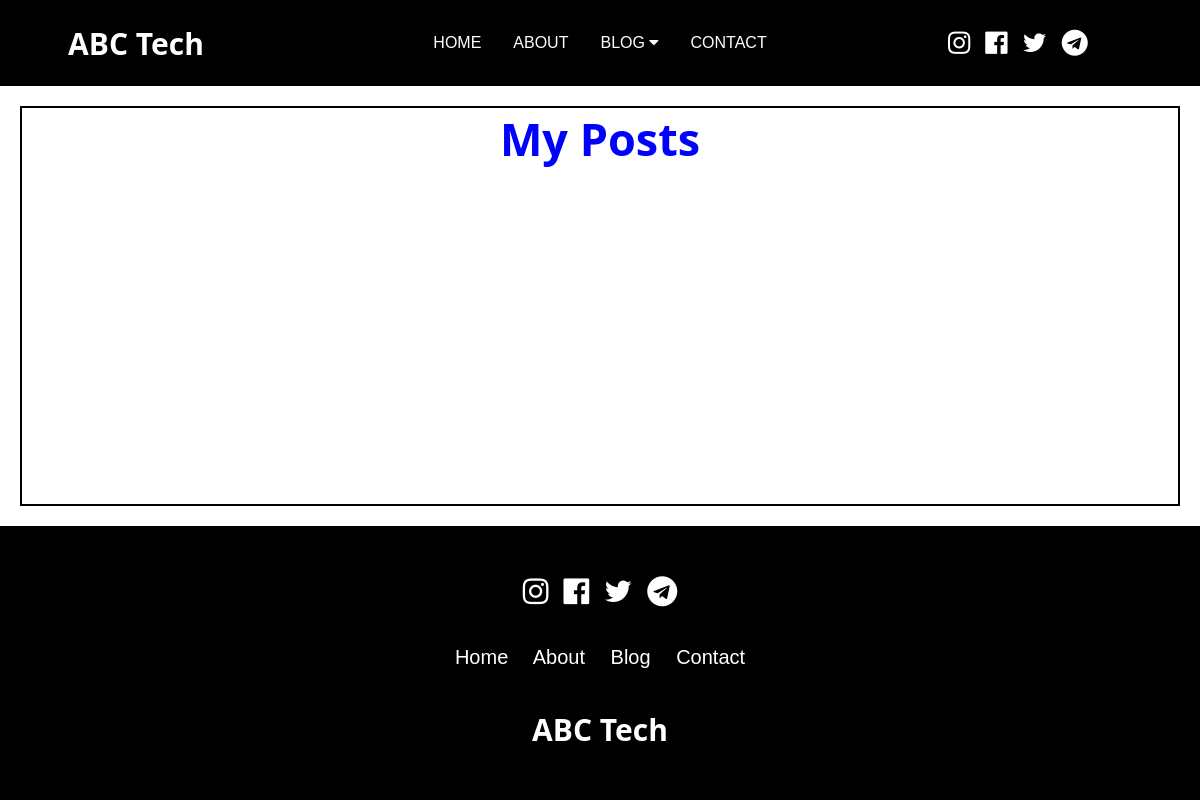
The app's page /post_home/, older data.
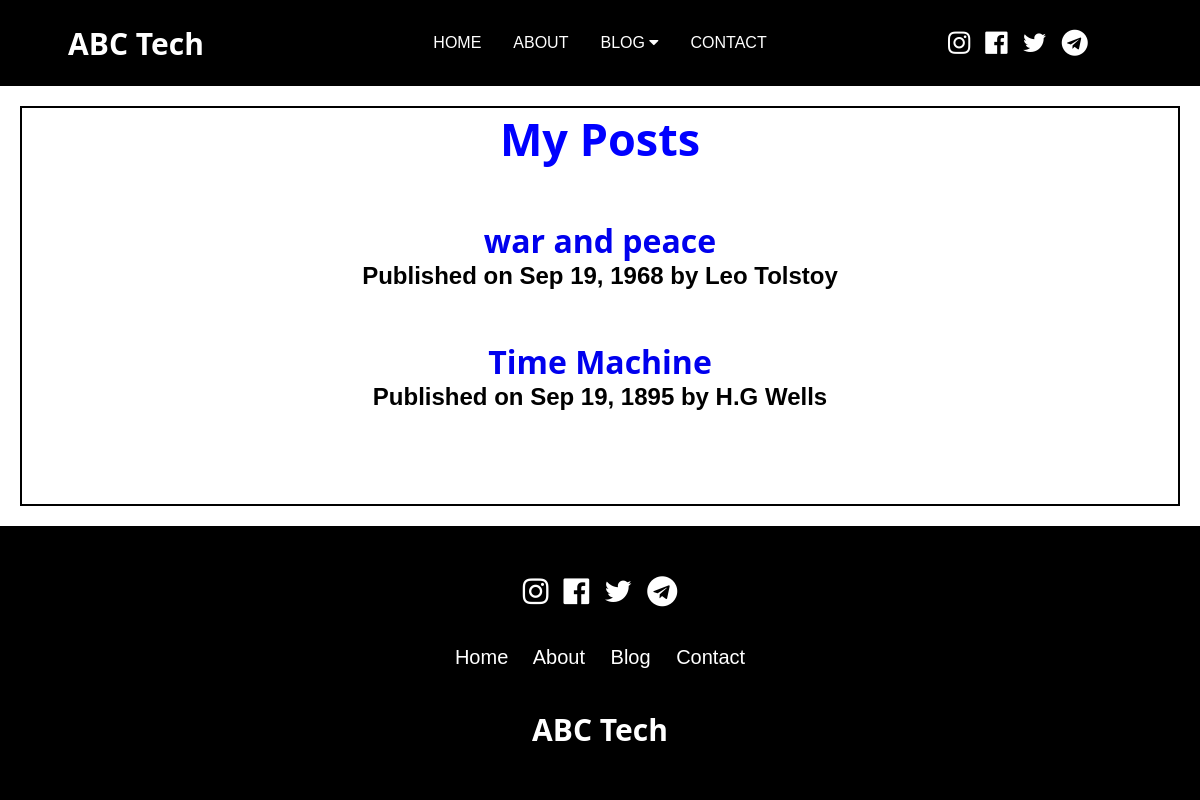
The same page, newer data.
### myapp/models.py (models this page shows, shortened)
class Post(models.Model):
    title = models.CharField(max_length=50)
    content = models.TextField()
    published_at = models.DateTimeField(default = timezone.now)
    author = models.CharField(max_length=50, default=False)
    def get_absolute_url(self,):
        return f"/post/{self.id}"

### myapp/views.py (the view)
# urls.py: path('post_home/', views.post_home, name = "list"),
def post_home(request):
    posts = Post.objects.all()
    return render(request, 'blog/post_home.html', {'posts': posts})

### myapp/templates/blog/post_home.html (shortened to what this page needs)
{% extends 'blog/layout.html' %}
    {% block content %}
        <div class= "box">
            <h1>My Posts</h1>
            {% for post in posts %}
            <article class="post">
            <h2>
                {% if post.slug %}
                        {{ post.title }}
                {% else %}
                    <a href= "{{post.get_absolute_url}}">
                        {{ post.title }}
                    </a>
                {% endif %}
            </h2>
            <h3>Published on {{ post.published_at | date:"M d, Y" }} by {{ post.author | title}}</h3>
            </article>
            {% endfor %}
        </div>
    {% endblock content %}

Row changes from the older to the newer data that the page shows:
added Post: title "war and peace", published_at "Sep 19, 1968", author "Leo Tolstoy"
added Post: title "Time Machine", published_at "Sep 19, 1895", author "H.G Wells"
